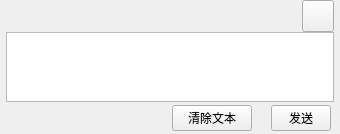
<?xml version="1.0" encoding="UTF-8"?>
<ui version="4.0">
 <class>Form</class>
 <widget class="QWidget" name="Form">
  <property name="geometry">
   <rect>
    <x>0</x>
    <y>0</y>
    <width>340</width>
    <height>132</height>
   </rect>
  </property>
  <property name="windowTitle">
   <string>Form</string>
  </property>
  <layout class="QVBoxLayout" name="verticalLayout">
   <property name="spacing">
    <number>0</number>
   </property>
   <property name="leftMargin">
    <number>6</number>
   </property>
   <property name="topMargin">
    <number>0</number>
   </property>
   <property name="rightMargin">
    <number>6</number>
   </property>
   <property name="bottomMargin">
    <number>0</number>
   </property>
   <item>
    <widget class="QWidget" name="widget_2" native="true">
     <layout class="QHBoxLayout" name="horizontalLayout_2" stretch="0,0">
      <property name="spacing">
       <number>0</number>
      </property>
      <property name="leftMargin">
       <number>0</number>
      </property>
      <property name="topMargin">
       <number>0</number>
      </property>
      <property name="rightMargin">
       <number>0</number>
      </property>
      <property name="bottomMargin">
       <number>0</number>
      </property>
      <item>
       <spacer name="horizontalSpacer_3">
        <property name="orientation">
         <enum>Qt::Horizontal</enum>
        </property>
        <property name="sizeHint" stdset="0">
         <size>
          <width>753</width>
          <height>0</height>
         </size>
        </property>
       </spacer>
      </item>
      <item>
       <widget class="QPushButton" name="pushButton">
        <property name="sizePolicy">
         <sizepolicy hsizetype="Fixed" vsizetype="Fixed">
          <horstretch>0</horstretch>
          <verstretch>0</verstretch>
         </sizepolicy>
        </property>
        <property name="minimumSize">
         <size>
          <width>32</width>
          <height>32</height>
         </size>
        </property>
        <property name="maximumSize">
         <size>
          <width>32</width>
          <height>32</height>
         </size>
        </property>
        <property name="text">
         <string/>
        </property>
       </widget>
      </item>
     </layout>
    </widget>
   </item>
   <item>
    <widget class="QPlainTextEdit" name="input_edit">
     <property name="frameShadow">
      <enum>QFrame::Plain</enum>
     </property>
     <property name="sizeAdjustPolicy">
      <enum>QAbstractScrollArea::AdjustIgnored</enum>
     </property>
     <property name="plainText">
      <string/>
     </property>
    </widget>
   </item>
   <item>
    <widget class="QWidget" name="widget" native="true">
     <layout class="QHBoxLayout" name="horizontalLayout" stretch="10,1,1,1">
      <property name="spacing">
       <number>3</number>
      </property>
      <property name="leftMargin">
       <number>3</number>
      </property>
      <property name="topMargin">
       <number>3</number>
      </property>
      <property name="rightMargin">
       <number>3</number>
      </property>
      <property name="bottomMargin">
       <number>3</number>
      </property>
      <item>
       <spacer name="horizontalSpacer">
        <property name="orientation">
         <enum>Qt::Horizontal</enum>
        </property>
        <property name="sizeHint" stdset="0">
         <size>
          <width>557</width>
          <height>0</height>
         </size>
        </property>
       </spacer>
      </item>
      <item>
       <widget class="QPushButton" name="clearButton">
        <property name="maximumSize">
         <size>
          <width>80</width>
          <height>16777215</height>
         </size>
        </property>
        <property name="text">
         <string>清除文本</string>
        </property>
        <property name="autoDefault">
         <bool>false</bool>
        </property>
        <property name="default">
         <bool>false</bool>
        </property>
        <property name="flat">
         <bool>false</bool>
        </property>
       </widget>
      </item>
      <item>
       <spacer name="horizontalSpacer_2">
        <property name="orientation">
         <enum>Qt::Horizontal</enum>
        </property>
        <property name="sizeHint" stdset="0">
         <size>
          <width>40</width>
          <height>0</height>
         </size>
        </property>
       </spacer>
      </item>
      <item>
       <widget class="QPushButton" name="sendButton">
        <property name="maximumSize">
         <size>
          <width>60</width>
          <height>16777215</height>
         </size>
        </property>
        <property name="text">
         <string>发送</string>
        </property>
       </widget>
      </item>
     </layout>
    </widget>
   </item>
  </layout>
 </widget>
 <tabstops>
  <tabstop>input_edit</tabstop>
  <tabstop>sendButton</tabstop>
  <tabstop>clearButton</tabstop>
  <tabstop>pushButton</tabstop>
 </tabstops>
 <resources/>
 <connections/>
</ui>
